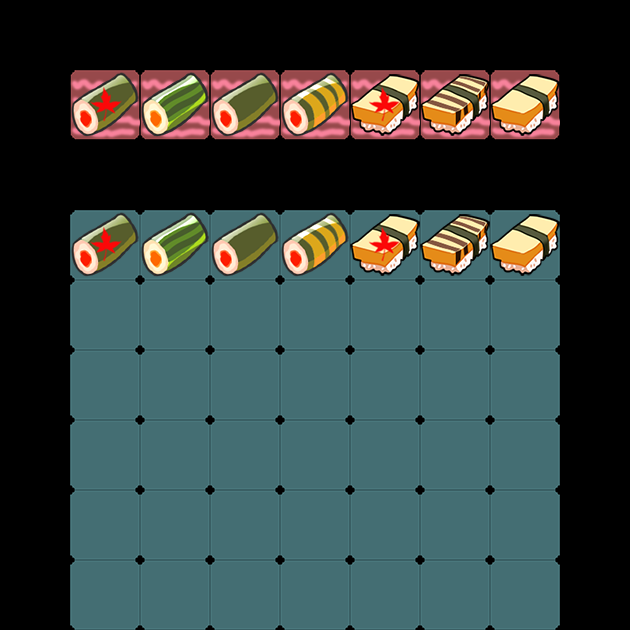

A 2D game scene composited from a Tiled map and its tileset images. What follows is a short description and the map's XML, with each tile layer's data collapsed to a summary:
An orthogonal 9x9 tile map with 70x70 px tiles, 3 tile layers (gridLayer, portalSrcLayer, portalDestLayer), 2 hidden layers not drawn.

<map version="1.0" orientation="orthogonal" renderorder="right-down" width="9" height="9" tilewidth="70" tileheight="70">
 <tileset firstgid="1" name="sushi" tilewidth="70" tileheight="70" spacing="2" margin="2">
  <image source="../w640/sushi.png" width="722" height="218" />
 </tileset>
 <layer name="gridLayer" width="9" height="9">
  <data>[81 cells, 49 non-empty, 2 distinct tile ids]</data>
 </layer>
 <layer name="clipperLayer" width="9" height="9" visible="0">
  <data>[81 cells, 49 non-empty, 1 distinct tile ids]</data>
 </layer>
 <layer name="producerLayer" width="9" height="9" visible="0">
  <data>[81 cells, 7 non-empty, 1 distinct tile ids]</data>
 </layer>
 <layer name="portalSrcLayer" width="9" height="9">
  <data>[81 cells, 7 non-empty, 7 distinct tile ids]</data>
 </layer>
 <layer name="portalDestLayer" width="9" height="9">
  <data>[81 cells, 7 non-empty, 7 distinct tile ids]</data>
 </layer>
</map>
